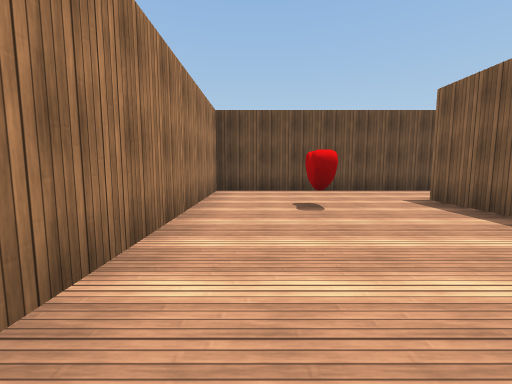
view 1 (above)

21 first-person views from a walk through a Unity game level. The camera is 1.3 m above the floor, tilts 6° down and sees 90° across. The floor is counted in squares, 2 m on a side. Each view is taken from the middle of a square. On the plan, view 1 faces up. The plan holds only what a view shows up to about 9 squares ahead; the rest is blank. The player character is not drawn. Some surface patterns are stand-ins.

view 2
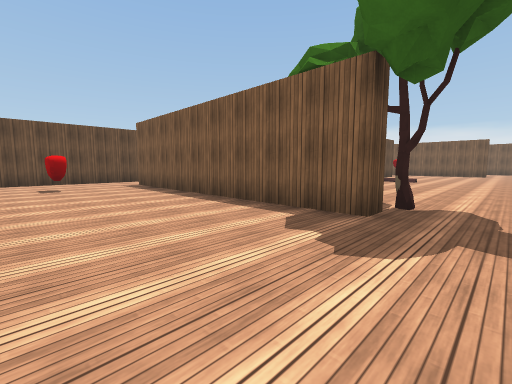

view 3
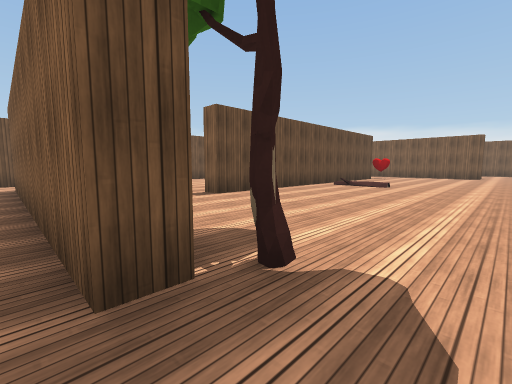

view 4
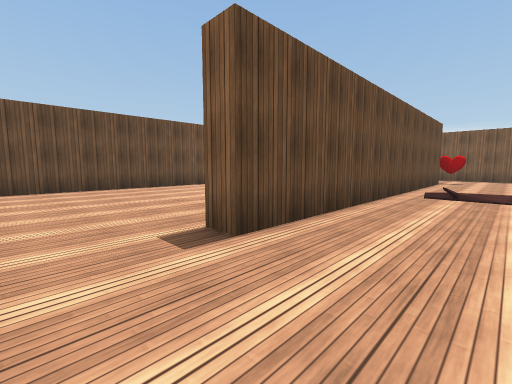

view 5
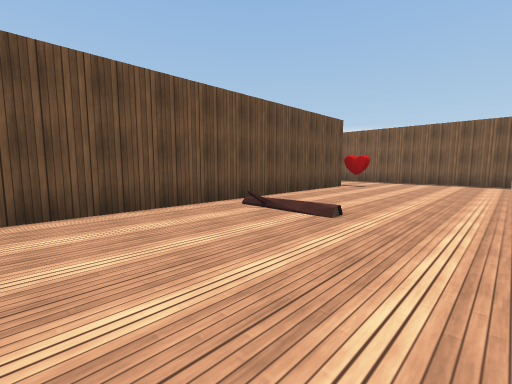

view 6
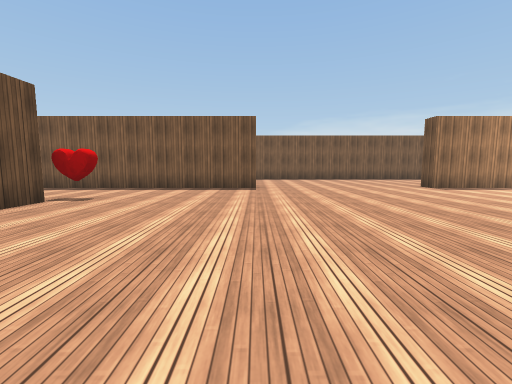

view 7
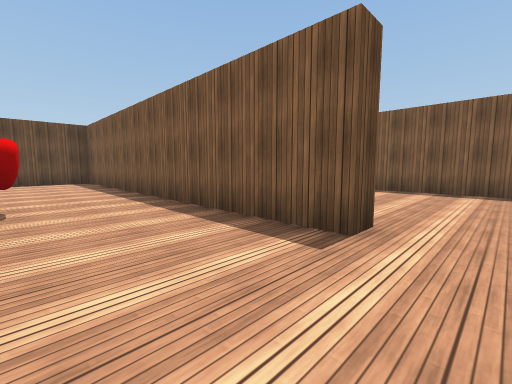

view 8
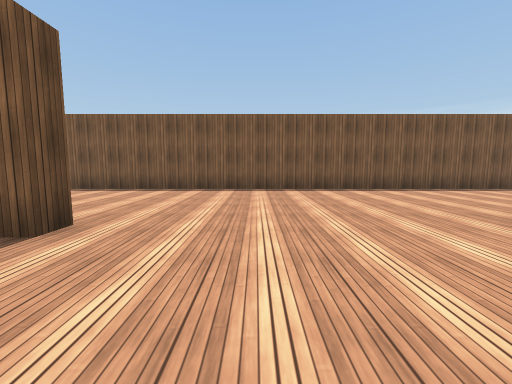

view 9
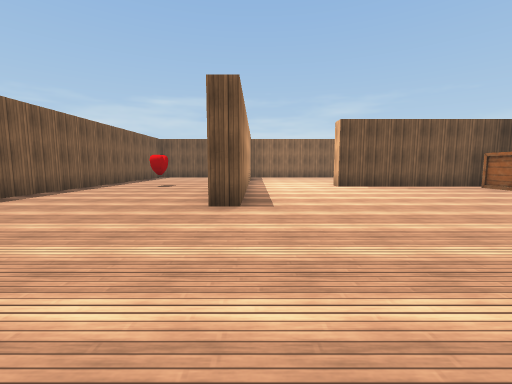

view 10
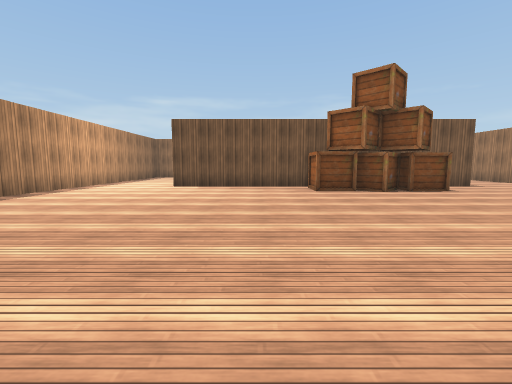

view 11
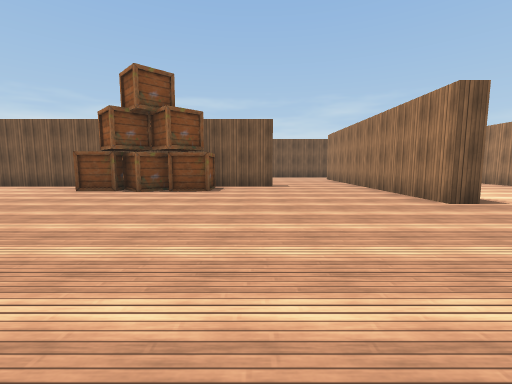

view 12
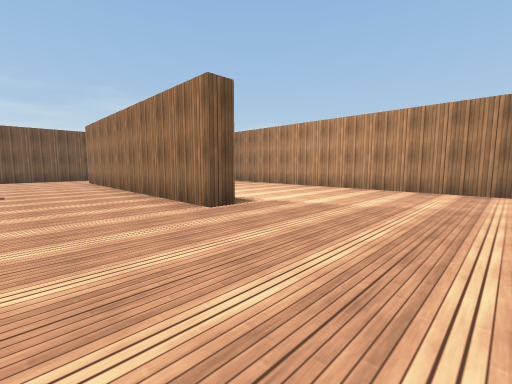

view 13
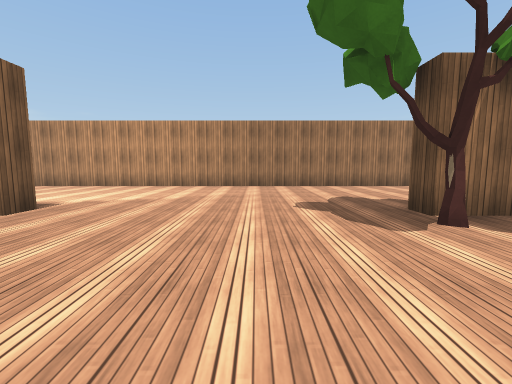

view 14
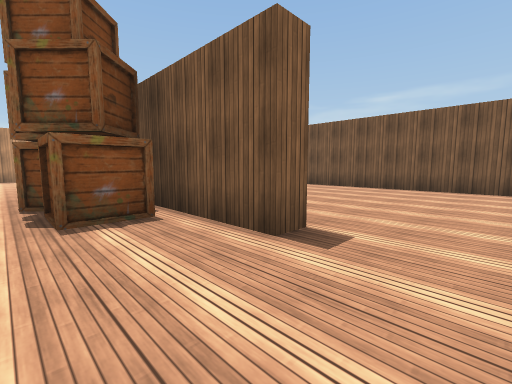

view 15
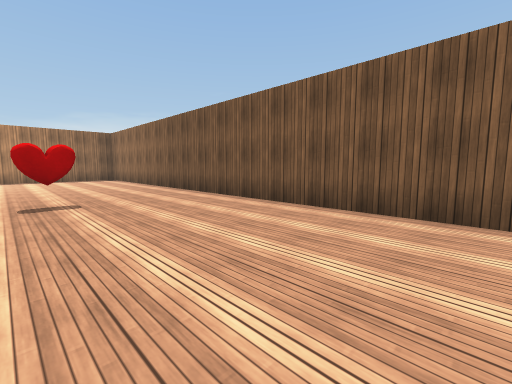

view 16
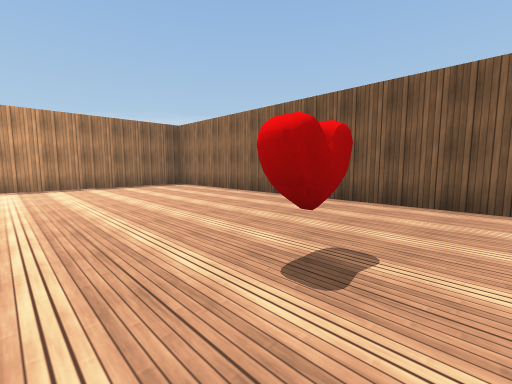

view 17
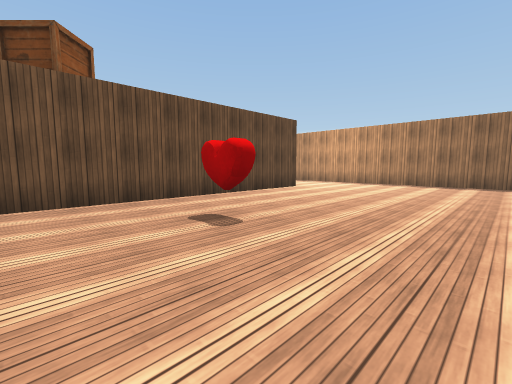

view 18
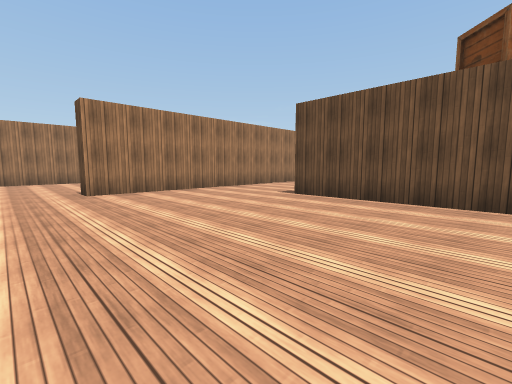

view 19
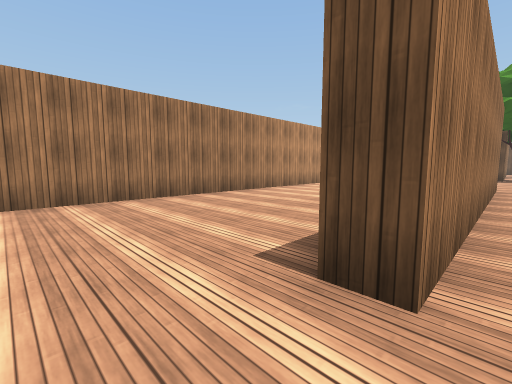

view 20
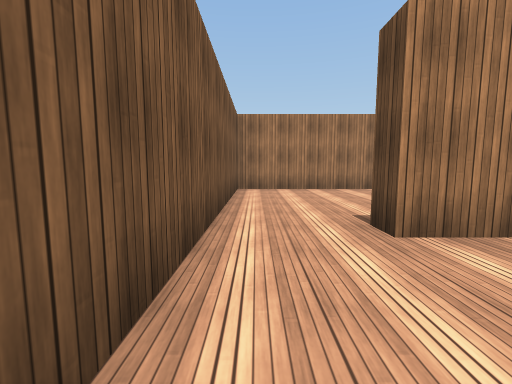

view 21
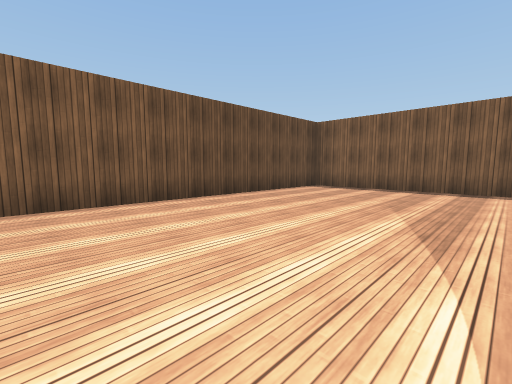

### Floor plan
Points are (right, up) in squares from view 1. A wall is a line through its corners. A room is listed if a view was taken in it or the views show most of it. See-through windows are left out.
Room 1 (views 1, 2, 3, 4, 5, 6, 7, 8, 9, 10, 11, 12, 13, 14, 15, 16, 17, 18, 19, 20, 21)
walls: (11.1, -11.8) (15.5, -11.8) (15.5, -12.3) (6.5, -12.3) (6.5, -11.8) (9.1, -11.8); (15.5, 0.7) (6.5, 0.7) (6.5, 1.2); (3.1, -8.2) (3.8, -8.2) (3.8, -15.7) (3.2, -15.7); (3.3, -2.9) (3.3, 4.8); (3.8, -1.6) (3.8, -2.4); (18.9, -3) (18.3, -3) (18.3, 6.5) (-1, 6.5) (-1, -17.5) (18.3, -17.5) (18.3, -8) (18.8, -8); (23, -13.1) (23, 0.1)
objects: heart (1, 4); tree (4, -3); other object (9, -11) to (11, -11); heart (11, -15); heart (16, 0); heart (21, -12)

Positions as (right, up) in squares from view 1, and headings:
1: (0, 0), facing up
2: (0, -4), facing up-right
3: (3, -4), facing up-right
4: (5, -1), facing up-right
5: (8, -3), facing up-right
6: (11, -3), facing right
7: (16, -4), facing up-right
8: (16, -5), facing right
9: (18, -4), facing down
10: (13, -4), facing down
11: (7, -4), facing down
12: (6, -5), facing down-left
13: (7, -5), facing left
14: (5, -10), facing down-right
15: (6, -14), facing down-right
16: (10, -13), facing down-right
17: (9, -17), facing up-right
18: (10, -17), facing up-left
19: (4, -17), facing up-left
20: (6, -17), facing left
21: (11, 2), facing up-right
